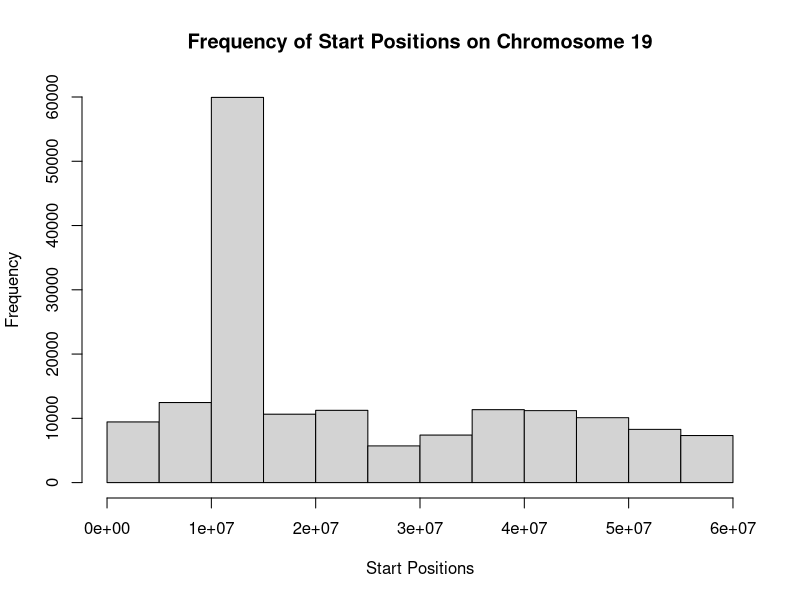

This figure's R source:
#read in data
starts <- read.table("WJHtrim30summary.tsv", stringsAsFactors=FALSE, header = FALSE) 

#remove zeros
starts <- starts[starts$V2!=0,]

#make histogram
hist(starts$V2, xlab = "Start Positions", main = "Frequency of Start Positions on Chromosome 19")
